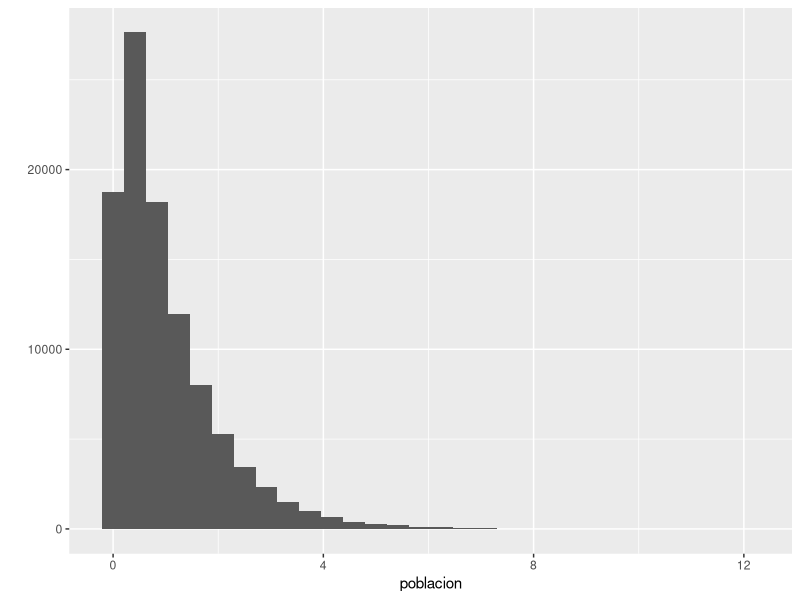
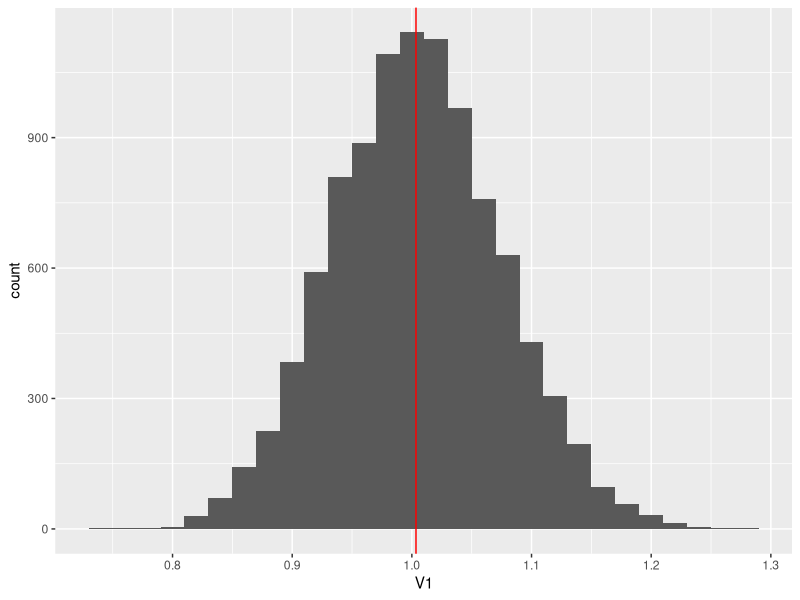
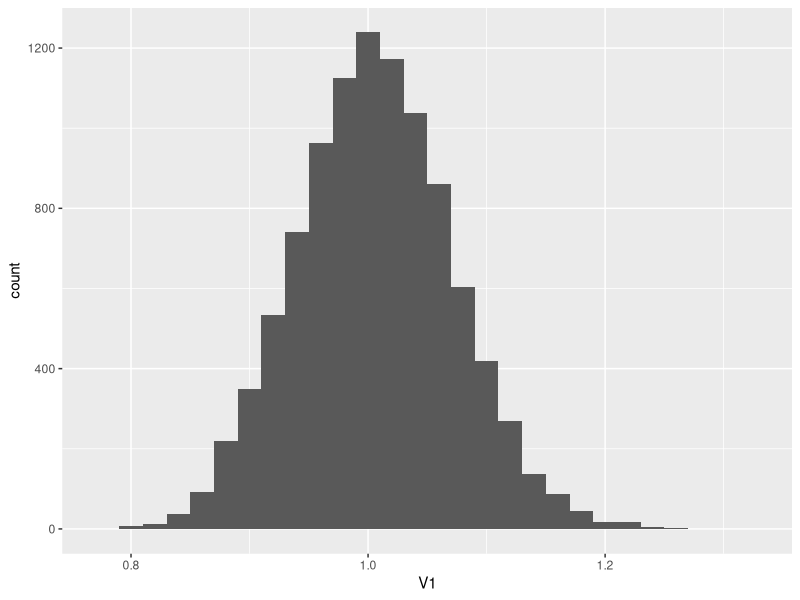
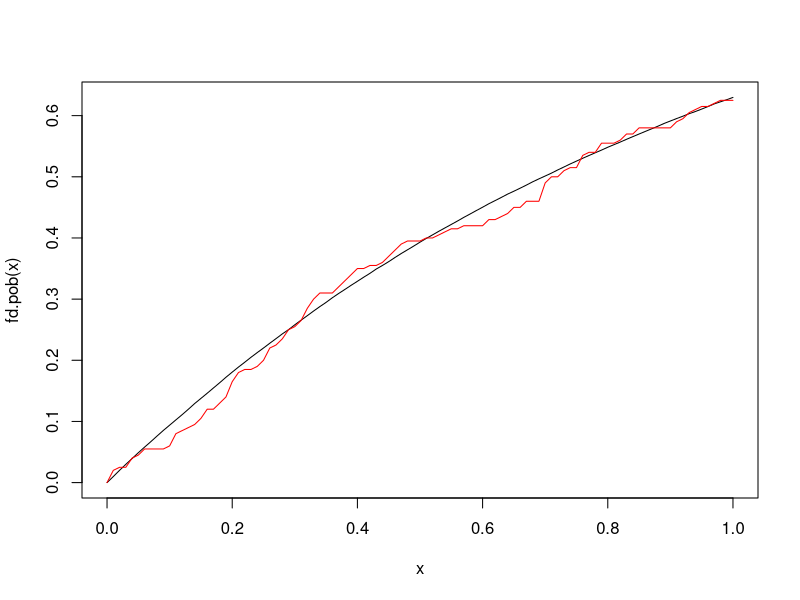
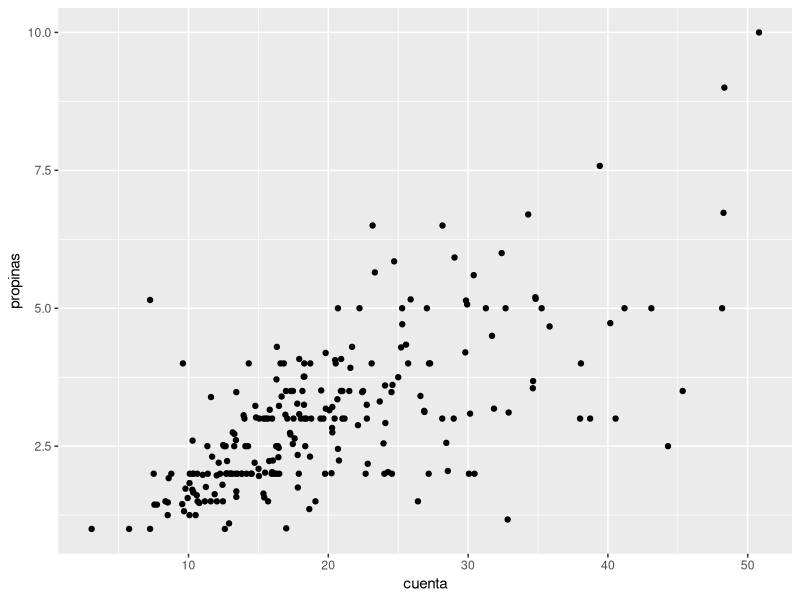
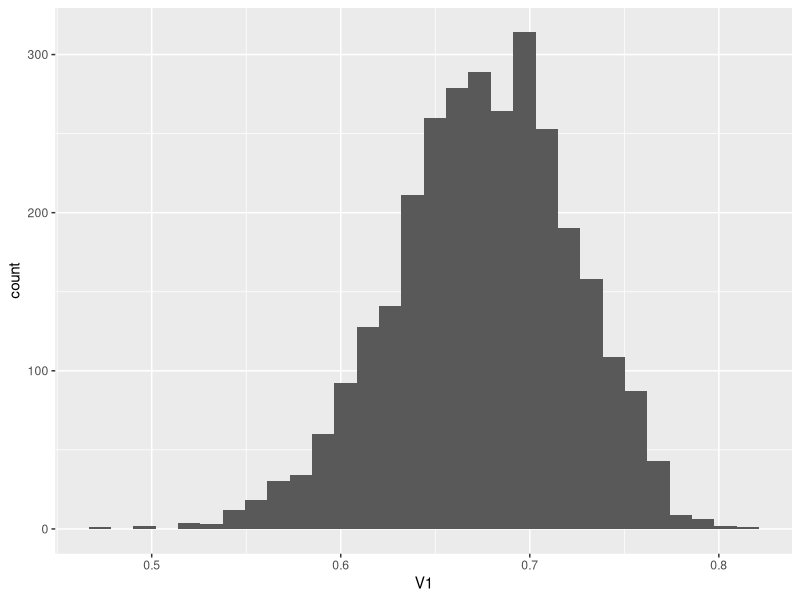

These charts were generated, in order, by the following R code:
library(plyr)
library(ggplot2)
library(reshape2)
# ============
# = Población y estimador =
# ============

#Consideremos la siguiente población fija (que usualmente no conocemos):
set.seed(280572)
poblacion <- rexp(100000)
#Y queremos estimar (que usualmente no conocemos):
mean(poblacion)  ## este número es "desconocido"
qplot(poblacion)



# Para entender qué tan bien podemos estimar la media poblacional
# con una muestra de 200 usando la media muestral, podemos
# hacer muchas repeticiones del proceso de muestreo,
# y juzgamos la variabilidad

repeticiones <- rdply(10000, mean(sample(poblacion, 200, replace = TRUE)))
head(repeticiones)

#Esto muestra la distribución del estimador de la media con
# tamaño de muestra 100:
ggplot(repeticiones, aes(x = V1)) + geom_histogram(binwidth=0.02) +
    geom_vline(xintercept = mean(poblacion), colour="red")

## Y podemos aproximar con las 10 mil simulaciones la varianza de este estimador:
var(repeticiones[,2])
#Error estándar
sqrt(var(repeticiones[,2]))



# =============
# = Bootstrap =
# =============
#Ahora hacemos estimación con una muestra de tamaño 200
set.seed(2805721)
muestra <- sample(poblacion, 200, replace = TRUE)
#Estimación con muestra:
mean(muestra)

## Evaluar la precisión de nuestro estimador? Usaremos bootstrap

## La idea es hacer lo mismo que en el paso anterior
## pero usando **como población a la muestra**

# Asi que repetimos el proceso de muestreo, pero dentro de la muestra (remuestra):
repeticiones.2 <- rdply(10000, mean(sample(muestra, 200, replace = TRUE)))
ggplot(repeticiones.2, aes(x = V1)) + geom_histogram(binwidth=0.02)

## esta gráfica nos da una idea de la variabilidad de la media muestral
## cuando el tamaño de muestra es de 200.

## Nuestra estimación del error estándar   
bstrap.ee <- sqrt(var(repeticiones.2[,2]))
bstrap.ee
##NOTA: el estiamador usual es:
sd(muestra)/sqrt(200)


## Intervalo del 95% aproximado con el error estándar (hay otras maneras):
(c(mean(muestra) - 2*bstrap.ee, mean(muestra) + 2*bstrap.ee))



###===============================
#### Acerca de funciones de distribución
##=====================================
# En el ejemplo anterior, la función de distribución de donde
# se obtienen las muestras es:
fd.pob <- ecdf(poblacion)
curve(fd.pob)

## Cuando remuestreamos de la muestra, la función de distribución
# de donde se obtienen muestras es:
fd.muestral <- ecdf(muestra)
curve(fd.muestral, add=T, col='red')
 ## para una muestra de 200 son bastante similares.


# =======================================================
# = Otro ejemplo: estimar el coeficiente de correlación =
# =======================================================
data(tips)
propinas <- tips$tip
cuenta <- tips$total_bill
theta <- cor(propinas, cuenta) # correlación muestral
qplot(cuenta, propinas)
#Estimador de la correlación
round(theta,2)

B <- 3000

corr.rep <- function(){
    muestra.ind <- sample(1:length(propinas), length(propinas), replace=TRUE)
    cor(propinas[muestra.ind], cuenta[muestra.ind])
}
correl.boot <- rdply(B, corr.rep())

ggplot(correl.boot, aes(x=V1)) + geom_histogram()

#Error estándar:
sqrt(var(correl.boot$V1))

##Podemos hacer un intervalo del 90% usando percentiles (hay otras maneras)
round(quantile(correl.boot$V1, probs=c(0.025, 0.975)), 2)



